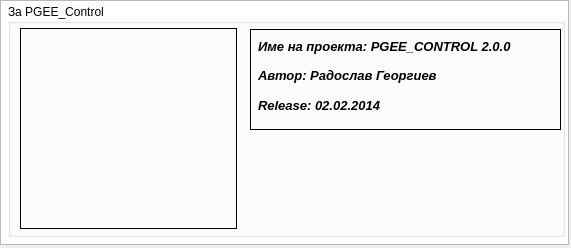
<?xml version="1.0" encoding="UTF-8"?>
<ui version="4.0">
 <class>ForPGEE</class>
 <widget class="QDialog" name="ForPGEE">
  <property name="geometry">
   <rect>
    <x>0</x>
    <y>0</y>
    <width>571</width>
    <height>248</height>
   </rect>
  </property>
  <property name="windowTitle">
   <string>Dialog</string>
  </property>
  <widget class="QTextBrowser" name="textBrowser">
   <property name="geometry">
    <rect>
     <x>0</x>
     <y>0</y>
     <width>569</width>
     <height>245</height>
    </rect>
   </property>
  </widget>
  <widget class="QGroupBox" name="groupBox">
   <property name="geometry">
    <rect>
     <x>8</x>
     <y>4</y>
     <width>557</width>
     <height>233</height>
    </rect>
   </property>
   <property name="title">
    <string>За PGEE_Control</string>
   </property>
   <widget class="QLabel" name="label_5">
    <property name="geometry">
     <rect>
      <x>12</x>
      <y>24</y>
      <width>217</width>
      <height>201</height>
     </rect>
    </property>
    <property name="frameShape">
     <enum>QFrame::Box</enum>
    </property>
    <property name="text">
     <string/>
    </property>
   </widget>
   <widget class="QLabel" name="label">
    <property name="geometry">
     <rect>
      <x>16</x>
      <y>28</y>
      <width>209</width>
      <height>193</height>
     </rect>
    </property>
    <property name="text">
     <string/>
    </property>
    <property name="pixmap">
     <pixmap resource="MainResources.qrc">:/Icons/MainResources/PGEE_Control_Version.png</pixmap>
    </property>
    <property name="scaledContents">
     <bool>true</bool>
    </property>
   </widget>
   <widget class="QWidget" name="layoutWidget">
    <property name="geometry">
     <rect>
      <x>250</x>
      <y>30</y>
      <width>300</width>
      <height>83</height>
     </rect>
    </property>
    <layout class="QVBoxLayout" name="verticalLayout">
     <item>
      <widget class="QLabel" name="label_2">
       <property name="font">
        <font>
         <pointsize>10</pointsize>
         <weight>75</weight>
         <italic>true</italic>
         <bold>true</bold>
        </font>
       </property>
       <property name="text">
        <string>Име на проекта: PGEE_CONTROL 2.0.0</string>
       </property>
      </widget>
     </item>
     <item>
      <widget class="QLabel" name="label_4">
       <property name="font">
        <font>
         <pointsize>10</pointsize>
         <weight>75</weight>
         <italic>true</italic>
         <bold>true</bold>
        </font>
       </property>
       <property name="text">
        <string>Автор: Радослав Георгиев</string>
       </property>
      </widget>
     </item>
     <item>
      <widget class="QLabel" name="label_3">
       <property name="font">
        <font>
         <pointsize>10</pointsize>
         <weight>75</weight>
         <italic>true</italic>
         <bold>true</bold>
        </font>
       </property>
       <property name="text">
        <string>Release: 02.02.2014</string>
       </property>
      </widget>
     </item>
    </layout>
   </widget>
   <widget class="QLabel" name="label_6">
    <property name="geometry">
     <rect>
      <x>242</x>
      <y>25</y>
      <width>311</width>
      <height>101</height>
     </rect>
    </property>
    <property name="frameShape">
     <enum>QFrame::Box</enum>
    </property>
    <property name="text">
     <string/>
    </property>
   </widget>
  </widget>
 </widget>
 <resources>
  <include location="MainResources.qrc"/>
 </resources>
 <connections/>
</ui>
